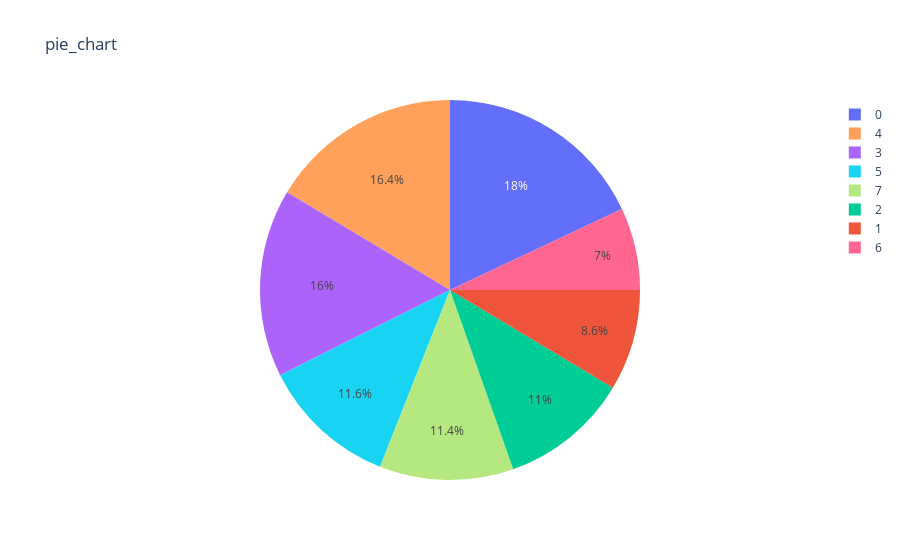

Notebook code for this chart:
### Code cell
if not STOP_AFTER_METRICS:
    logging.info("Étape 8 : Génération du résumé des clusters")

    df_for_clustering = pd.DataFrame(
        matrix_for_clustering,
        index=ehr_hpo_subset.index,
        columns=ehr_hpo_subset.index
    )

    global_c_sum = explo_clustering.cluster_size_summary(
        labels,
        ehr_hpo_subset,
        df_for_clustering,
        output_path=f"{OUTPUT_FOLDER}/cluster_summary.csv"
    )

    # Clusters non vides
    non_empty_clusters = global_c_sum[global_c_sum["Nb EHR in Cluster"] > 0]["Cluster"].tolist()
    print("Clusters non vides :", non_empty_clusters)

    # Pie chart
    logging.info("Étape 9 : Pie chart des tailles de clusters")
    explo_clustering.plot_cluster_pie_chart(
        cluster_table=global_c_sum,
        output_folder=f"{OUTPUT_FOLDER}",
        n_clusters=determined_n_clusters,
        title="pie_chart"
    )

    # Cluster-level summary
    logging.info("Étape 10 : Analyse des caractéristiques par cluster")
    c_level_sum = explo_clustering.cluster_summary_table_global_approach(
        labels,
        ehr_hpo_subset,
        hpoterms,
        P_THRESHOLD,
        MIN_FREQ
    )

    # EHR level summary table
    logging.info("Étape 11 : Table de résumé par patient")
    explo_clustering.ehr_level_summary_table_with_enrichment(
        labels,
        ehr_hpo_subset,
        c_level_sum,
        output_path=f"{OUTPUT_FOLDER}/ehr_level_summary_table.csv"
    )

### Figure 1 — Plotly figure (JSON) as saved in the notebook; plotly's stock layout.template omitted (floating-point values rounded to 4 significant figures)
{"data": [{"customdata": [[0], [1], [2], [3], [4], [5], [6], [7]], "domain": {"x": [0, 1], "y": [0, 1]}, "hovertemplate": "Cluster=%{customdata[0]}<br>Nb EHR in Cluster=%{value}<extra></extra>", "labels": [0, 1, 2, 3, 4, 5, 6, 7], "legendgroup": "", "marker": {"colors": ["#636efa", "#EF553B", "#00cc96", "#ab63fa", "#FFA15A", "#19d3f3", "#FF6692", "#B6E880"]}, "name": "", "showlegend": true, "type": "pie", "values": [90, 43, 55, 80, 82, 58, 35, 57]}], "layout": {"legend": {"tracegroupgap": 0}, "title": {"text": "pie_chart"}}}
